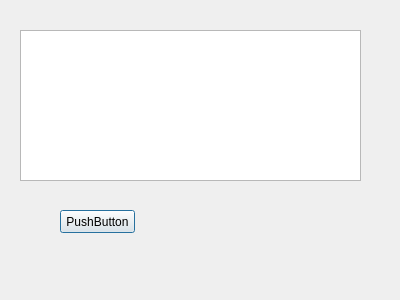
<?xml version="1.0" encoding="UTF-8"?>
<ui version="4.0">
 <class>MyDialog</class>
 <widget class="QDialog" name="MyDialog">
  <property name="geometry">
   <rect>
    <x>0</x>
    <y>0</y>
    <width>400</width>
    <height>300</height>
   </rect>
  </property>
  <property name="windowTitle">
   <string>Dialog</string>
  </property>
  <widget class="QTextEdit" name="textEdit">
   <property name="geometry">
    <rect>
     <x>20</x>
     <y>30</y>
     <width>341</width>
     <height>151</height>
    </rect>
   </property>
  </widget>
  <widget class="QPushButton" name="pushButton">
   <property name="geometry">
    <rect>
     <x>60</x>
     <y>210</y>
     <width>75</width>
     <height>23</height>
    </rect>
   </property>
   <property name="text">
    <string>PushButton</string>
   </property>
  </widget>
 </widget>
 <resources/>
 <connections/>
</ui>
